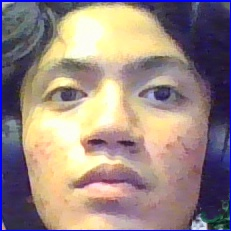
#> input picture data/user.1.101.jpg, 231 x 231 px; its folder holds 4 pictures in this run
$ python classifier.py
#> lines starting #> are read from the running program, lines starting #| are printed output that depends on the picture
import numpy as np
from PIL import Image
import os
import cv2


def train_classifier(data_dir):
#> called with data_dir = 'data'
    path = [os.path.join(data_dir, f) for f in os.listdir(data_dir)]
    faces = []
    ids = []

    for image in path:
        img = Image.open(image).convert('L')
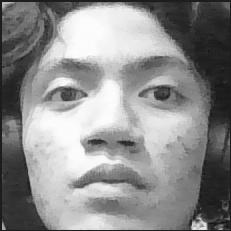
#> img: PIL image 231x231 L; min 16, max 254, mean 140.6
        imageNp = np.array(img, 'uint8')
        id = int(os.path.split(image)[1].split(".")[1])

        faces.append(imageNp)
        ids.append(id)
#> pass 2 of the loop in train_classifier, `for image in path:`:
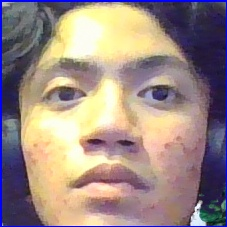
#> input picture data/user.1.103.jpg, 227 x 227 px
#> in train_classifier, `img = Image.open(image).convert('L')`:
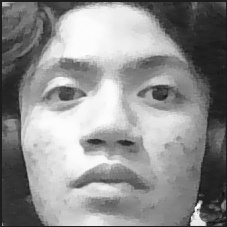
#> img: PIL image 227x227 L; min 16, max 254, mean 142.8
#> pass 3 of the loop in train_classifier, `for image in path:`:
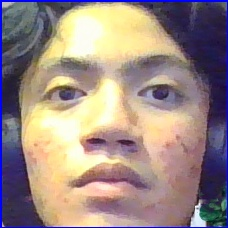
#> input picture data/user.1.104.jpg, 228 x 228 px
#> in train_classifier, `img = Image.open(image).convert('L')`:
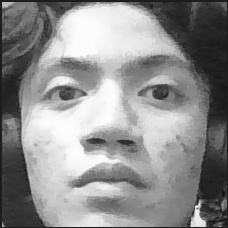
#> img: PIL image 228x228 L; min 13, max 254, mean 142.4
#> the loop made 4 passes; the first 3 are shown

    ids = np.array(ids)

    clf = cv2.face.LBPHFaceRecognizer_create()
    clf.train(faces, ids)
    clf.write("classifier.yml")


train_classifier("data")
